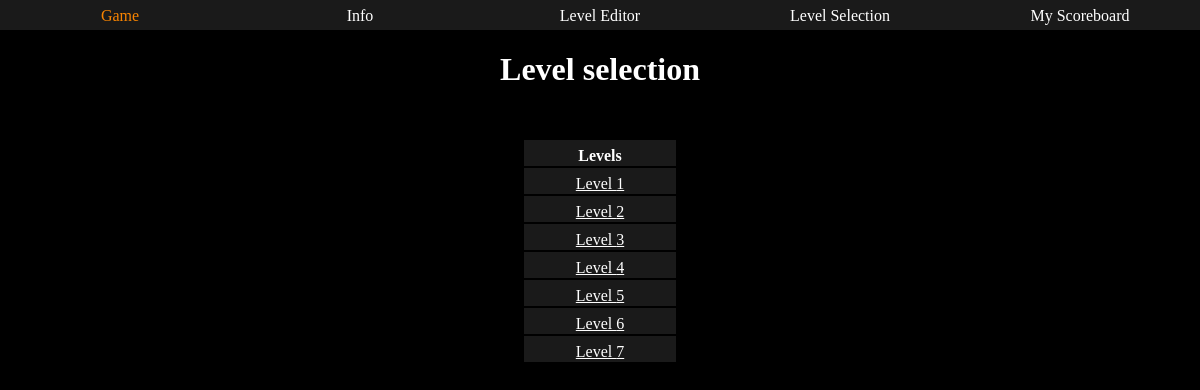
The app's page /select/index.php, older data.
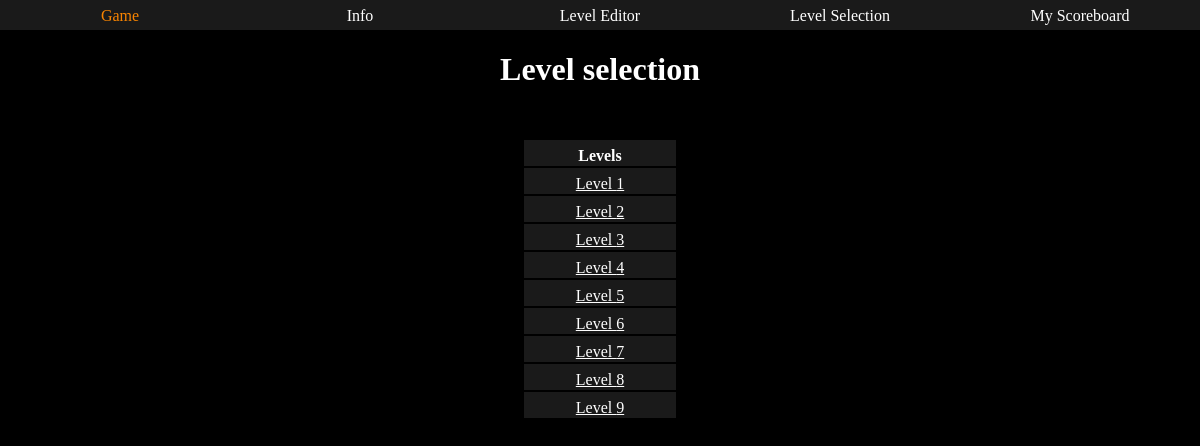
The same page, newer data.
### tables this page shows
CREATE TABLE `levels` (
  `id` int(11) NOT NULL,
  `data` text NOT NULL
);

### select/index.php (the view, shortened to what this page needs)
<?php
  $db = new PDO('mysql:host=localhost;dbname=fessie;charset=utf8', 'root', '');
	$sth = $db->prepare("SELECT * FROM levels");
  $sth->execute();
$result = $sth -> fetchAll();
?>
<!doctype html>
<html>
<head>
  <link rel="stylesheet" type="text/css" href="../css/game.css">
	</head>
<body>
  <div id="navigation">
    <a href="../">Game</a>
    <a href="../info/">Info</a>
    <a href="../editor/">Level Editor</a>
    <a href="#">Level Selection</a>
    <a href="../score/">My Scoreboard</a>
  </div>
	<h1> Level selection </h1>
<table>
<tr>
    <th>Levels</th>
</tr>
<?php foreach($result as $index => $row){
	     echo '<tr><td><a href="../?lvl=' .$row['id'] . '">Level ' . $row['id'] . '</a></td></tr>';
}
?>
</table>
</body>
</html>

### css/game.css (style rules this page uses)
* { box-sizing: border-box; font-family: "Lucida Console"; color: white; }
body { margin: 0; background-color: #000000; padding: 0; }
#navigation { min-height: 30px; min-width: 100%; background: #000000; box-shadow: 5px 55px 50px -20px #b6b6b6; display: flex; align-content: center; vertical-align: middle; }
#navigation>a { padding-top: 7px; background: #1a1a1a; font-family: "Lucida Console"; color: white; text-decoration: none; text-align: center; vertical-align: middle; width: 33%; }

### select/index.php (style rules this page uses)
table { margin: 0 auto; margin-top: 50px; }
td, th { padding-top: 7px; background: #1a1a1a; font-family: "Lucida Console"; color: white; text-decoration: none; text-align: center; vertical-align: middle; width: 33%; }
h1 { text-align: center; }

Row changes from the older to the newer data that the page shows:
added levels: id "8"
added levels: id "9"
